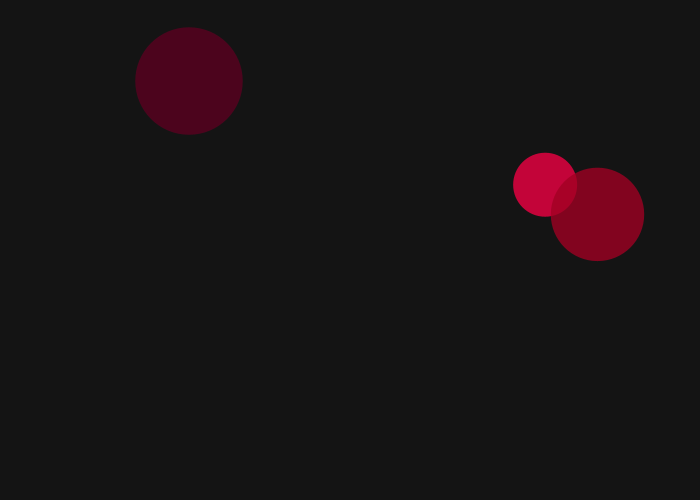
Frame 1 (no input)
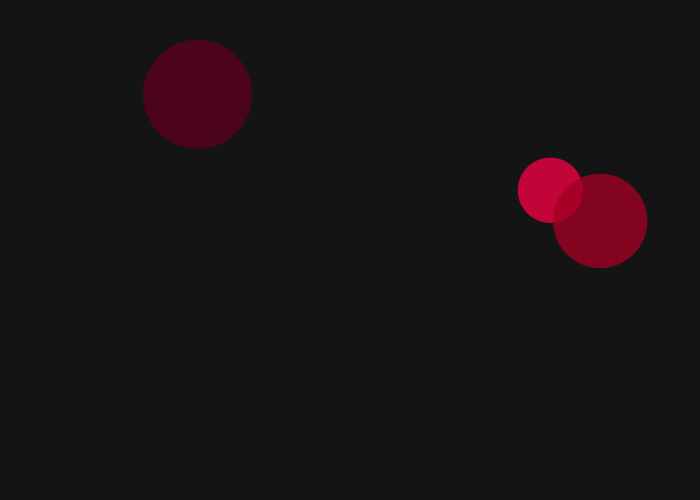
Frame 60 (the mouse pressed at the canvas centre just before this capture)
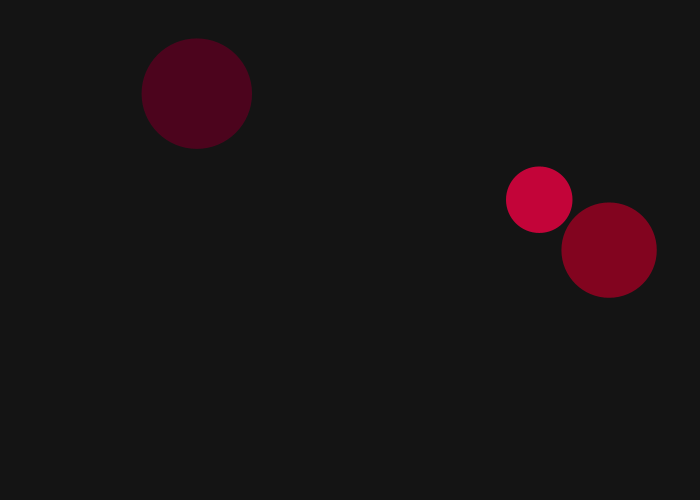
Frame 120 (the mouse held since frame 60 and released just before this capture)

The Processing sketch that drew these frames (run headless with seeded random() and noise(); from frame 60 on, the mouse is pressed at the canvas centre):

// Processing sketch: mitosis
// ── mitosis.pde
ArrayList<Cell> cells = new ArrayList<Cell>();

void setup() {
  size(700, 500);
  fill(255);
  Cell cell1 = new Cell();
  Cell cell2 = new Cell();
  Cell cell3 = new Cell();
  cells.add(cell1);
  cells.add(cell2);
  cells.add(cell3);
}

void draw() {
  ArrayList<Cell> newCells = new ArrayList<Cell>();

  background(20);
  for (Cell cell : cells) {
    cell.move();
    cell.grow();
    cell.show();
    if (cell.r >= cell.maxR){
      Cell newCell = cell.mitosis();
      newCells.add(newCell);
    }
  }
  
  // Note: this is a separate step because one cannot
  // modify arraylist while you are iterating thru it
  for (Cell newCell : newCells) {
    cells.add(newCell);
  }
}

void mousePressed() {
  ArrayList<Cell> newCells = new ArrayList<Cell>();
  for (Cell cell : cells) {
    if (cell.clicked(mouseX, mouseY)) {
      Cell newCell = cell.mitosis();
      newCells.add(newCell);
    }
  }

  // Note: this is a separate step because one cannot
  // modify arraylist while you are iterating thru it
  for (Cell newCell : newCells) {
    cells.add(newCell);
  }
}

// ── Cell.pde
class Cell {
  float r;
  float maxR = 200;
  int fillColor;
  PVector position;
  float healthMultiplier = random(0, 1);
  
  Cell (PVector positionOverride, float rOverride, int fillColorOverride) {
    position = positionOverride;
    r = rOverride;
    fillColor = fillColorOverride;
  }
  
  Cell() {
    r = random(25, maxR - 25);
    fillColor = color(random(10,255), 0 , random(10,255), 200);
    position = new PVector(
      random(75, width - 75),
      random(75, height - 75)
    );
  }
  
  void move() {
    PVector velocity = PVector.random2D().mult(2);
    position.add(velocity);
  }
  
  void grow() {
    if (r <= maxR) {
      r = r + (.1 * healthMultiplier * r / maxR);
    }
  }
  
  void show() {
    noStroke();
    fill(fillColor);
    ellipse(position.x, position.y, r, r);
  }
  
  boolean clicked(int mousePosX, int mousePosY) {
    float d = dist(position.x, position.y, mousePosX, mousePosY);
    return d < r;
  }
  
  
  Cell mitosis() {
    r = r/2;
    float energyBurst = random(-1 * r, r);
    position.x += energyBurst;
    PVector newPosition = new PVector(position.x - energyBurst, this.position.y);
    return new Cell(newPosition, r, fillColor);
  }
}
